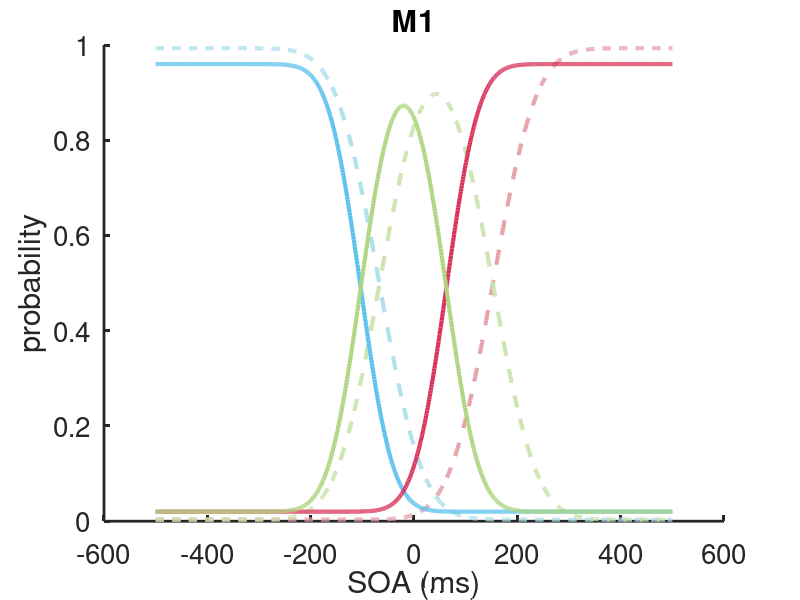
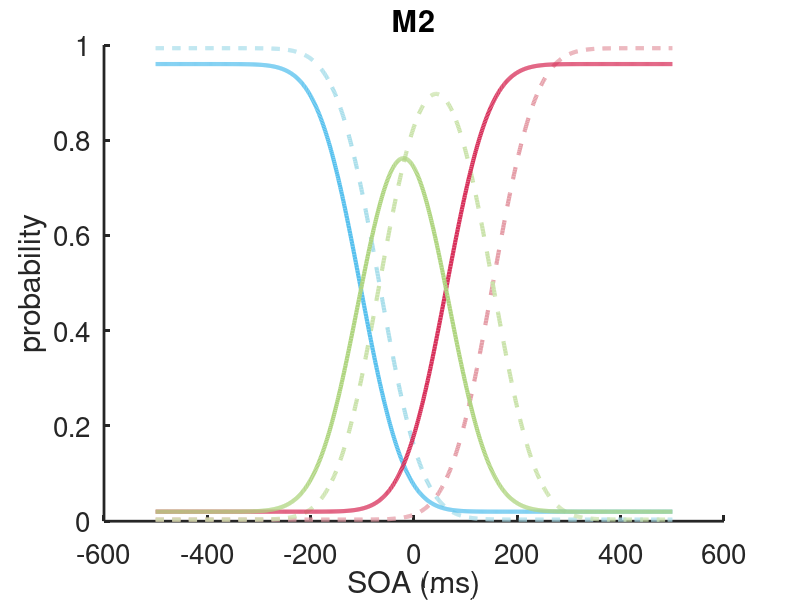
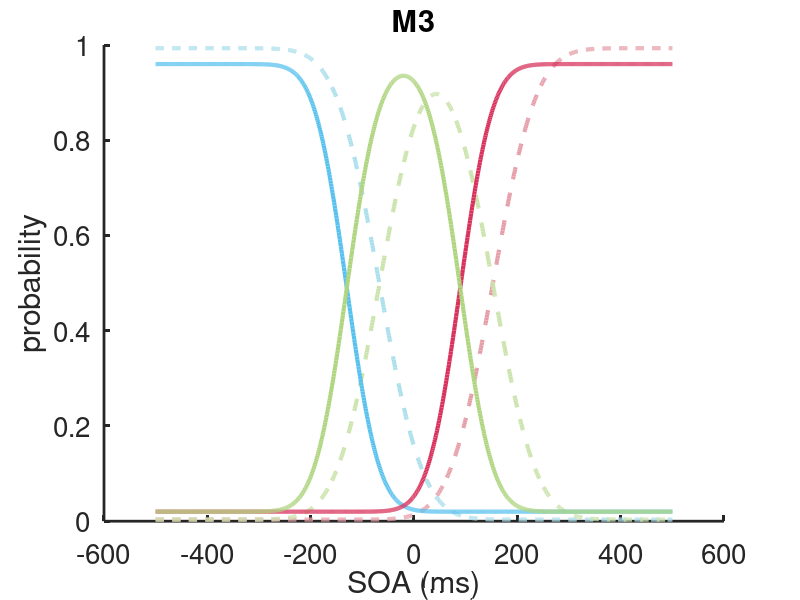
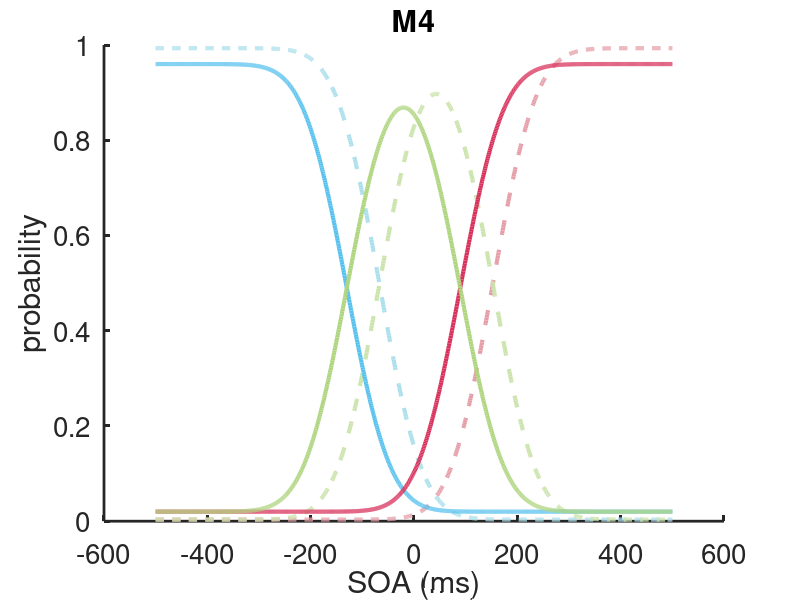

These figures' MATLAB source, in order:
close all; clc; clear all;

pre_ms_unique = [-0.500000000000000	-0.300000000000000	-0.250000000000000	-0.200000000000000	-0.150000000000000	-0.100000000000000	-0.0500000000000000	0	0.0500000000000000	0.100000000000000	0.150000000000000	0.200000000000000	0.250000000000000	0.300000000000000	0.500000000000000]*1e3;

%make a finer grid for the timing difference between the auditory and the
%visual stimulus
SOA_finer = linspace(pre_ms_unique(1), pre_ms_unique(end), 1000);

% define PMF
P_Afirst = @(SOA, mu, sig, c, lambda) lambda/3 + (1-lambda).*normcdf(-c, SOA - mu, sig);
P_Vfirst = @(SOA, mu, sig, c, lambda) lambda/3 + (1-lambda).*(1 - normcdf(c, SOA-mu, sig));
P_simultaneous = @(SOA, mu, sig, c, lambda) ...
    1 - (lambda/3 + (1-lambda).*normcdf(-c, SOA - mu, sig)) ...
    - (lambda/3 + (1-lambda).*(1 - normcdf(c, SOA-mu, sig)));

M1 = {@(p) P_Afirst(SOA_finer, p(1), p(3), p(5), p(7));...
    @(p) P_Vfirst(SOA_finer, p(1), p(3), p(5), p(7));...
    @(p) P_simultaneous(SOA_finer, p(1), p(3), p(5), p(7));...
    @(p) P_Afirst(SOA_finer, p(2), p(4), p(6), p(8));...
    @(p) P_Vfirst(SOA_finer, p(2), p(4), p(6), p(8));...
    @(p) P_simultaneous(SOA_finer, p(2), p(4), p(6), p(8))};

M2 = {@(p) P_Afirst(SOA_finer, p(1), p(3), p(4), p(6));...
    @(p) P_Vfirst(SOA_finer, p(1), p(3), p(4), p(6));...
    @(p) P_simultaneous(SOA_finer, p(1), p(3), p(4), p(6));...
    @(p) P_Afirst(SOA_finer, p(2), p(3), p(5), p(7));...
    @(p) P_Vfirst(SOA_finer, p(2), p(3), p(5), p(7));...
    @(p) P_simultaneous(SOA_finer, p(2), p(3), p(5), p(7))};

M3 = {@(p) P_Afirst(SOA_finer, p(1), p(3), p(5), p(6));...
    @(p) P_Vfirst(SOA_finer, p(1), p(3), p(5), p(6));...
    @(p) P_simultaneous(SOA_finer, p(1), p(3), p(5), p(6));...
    @(p) P_Afirst(SOA_finer, p(2), p(4), p(5), p(7));...
    @(p) P_Vfirst(SOA_finer, p(2), p(4), p(5), p(7));...
    @(p) P_simultaneous(SOA_finer, p(2), p(4), p(5), p(7))};

M4 = {@(p) P_Afirst(SOA_finer, p(1), p(3), p(4), p(5));...
    @(p) P_Vfirst(SOA_finer, p(1), p(3), p(4), p(5));...
    @(p) P_simultaneous(SOA_finer, p(1), p(3), p(4), p(5));...
    @(p) P_Afirst(SOA_finer, p(2), p(3), p(4), p(6));...
    @(p) P_Vfirst(SOA_finer, p(2), p(3), p(4), p(6));...
    @(p) P_simultaneous(SOA_finer, p(2), p(3), p(4), p(6))};

M5 = {@(p) P_Afirst(SOA_finer, p(1), p(2), p(3), p(5));...
    @(p) P_Vfirst(SOA_finer, p(1), p(2), p(3), p(5));...
    @(p) P_simultaneous(SOA_finer, p(1), p(2), p(3), p(5));...
    @(p) P_Afirst(SOA_finer, p(1), p(2), p(4), p(6));...
    @(p) P_Vfirst(SOA_finer, p(1), p(2), p(4), p(6));...
    @(p) P_simultaneous(SOA_finer, p(1), p(2), p(4), p(6))};

M6 = {@(p) P_Afirst(SOA_finer, p(1), p(2), p(3), p(4));...
    @(p) P_Vfirst(SOA_finer, p(1), p(2), p(3), p(4));...
    @(p) P_simultaneous(SOA_finer, p(1), p(2), p(3), p(4));...
    @(p) P_Afirst(SOA_finer, p(1), p(2), p(3), p(5));...
    @(p) P_Vfirst(SOA_finer, p(1), p(2), p(3), p(5));...
    @(p) P_simultaneous(SOA_finer, p(1), p(2), p(3), p(5))};

models = {M1; M2; M3; M4; M5; M6};

%% plug in best-fitting parameters and plot

% plot raw data
cMAP1 = [229, 158, 168; 203, 227, 172; 171,223,235]./255;
cMAP2 = [216, 49, 91; 175, 213, 128; 88,193,238]./255;

bestPs = {[42.84, -20.277, 66.131, 49.306, 109.76, 82.858, 0.01, 0.06];
    [42.84, -20.277, 66.131, 109.76, 82.858, 0.01, 0.06];
    [42.84, -20.277, 66.131, 49.306, 109.76, 0.01, 0.06];
    [42.84, -20.277, 66.131, 109.76, 0.01, 0.06];
    [42.84, 66.131, 109.76, 82.858, 0.01, 0.06];
    [42.84, 66.131, 109.76, 0.01, 0.06]};

% plot fitting curves

for m = 1:6
    bestP = bestPs{m};
    Pre_Afirst_fit = models{m}{1}(bestP);
    Pre_Vfirst_fit = models{m}{2}(bestP);
    Pre_simul_fit = models{m}{3}(bestP);
    Post_Afirst_fit = models{m}{4}(bestP);
    Post_Vfirst_fit = models{m}{5}(bestP);
    Post_simul_fit = models{m}{6}(bestP);

    figure; hold on
    set(gca, 'LineWidth', 2, 'FontSize', 20)
    set(gcf, 'Position',[10 10 500 400])

    plot(SOA_finer, Pre_Afirst_fit, '--','Color', cMAP1(3,:), 'lineWidth', 3)
    plot(SOA_finer, Pre_Vfirst_fit, '--','Color', cMAP1(1,:), 'lineWidth', 3)
    plot(SOA_finer, Pre_simul_fit, '--','Color', cMAP1(2,:), 'lineWidth', 3)

    plot(SOA_finer, Post_Afirst_fit, '-','Color', cMAP2(3,:), 'lineWidth', 3)
    plot(SOA_finer, Post_Vfirst_fit, '-','Color', cMAP2(1,:), 'lineWidth', 3)
    plot(SOA_finer, Post_simul_fit, '-','Color', cMAP2(2,:), 'lineWidth', 3)

%     % display best fitting parameters
%     annotation( 'textbox', 'String', round(bestP,3), ...
%         'FontSize', 14, 'Units', 'normalized', 'EdgeColor', 'none', ...
%         'Position', [0.9,0.9,0.03,0.03], 'Interpreter','Latex')

    % look better
    xlabel('SOA (ms)')
    ylabel('probability')
    tt = ['M' num2str(m)];
    title(tt)

    saveas(gca,tt,'png')

end